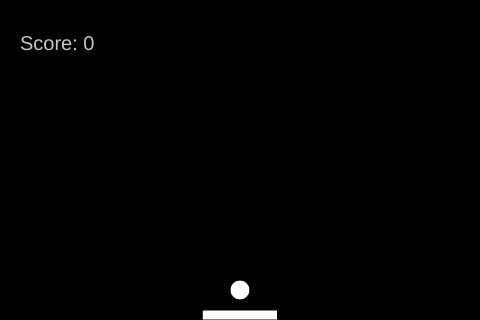
Frame 1 (no input)
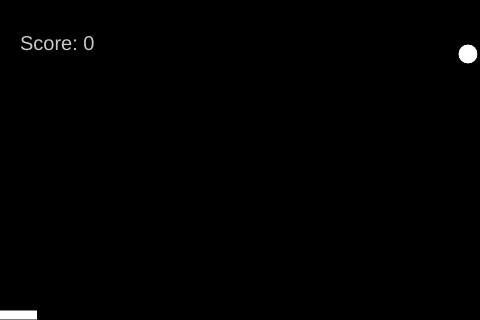
Frame 60 (no input)
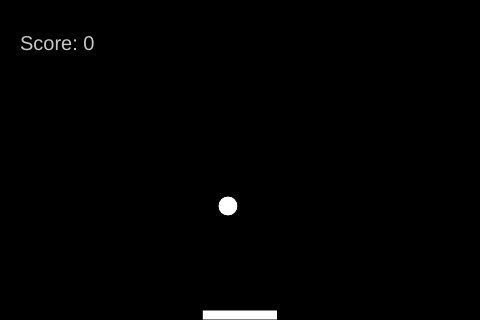
Frame 120 (the mouse pressed at the canvas centre since frame 60)

The p5.js sketch that drew these frames (run headless with seeded random() and noise() and a simulated clock; from frame 60 on, the mouse is pressed at the canvas centre):

// p5.js sketch
// ── sketch.js
let ballColor;
let ballSpeed;
let ballSize;
let ballShape; // variable para el tipo de figura de la pelota

let x, y;
let dx, dy;
const ballRadius = 10;

let paddleHeight = 10;
let paddleWidth = 75;
let paddleX;
let score = 0;

function setup() {
  createCanvas(480, 320);
  x = width / 2;
  y = height - 30;
  dx = 2;
  dy = -2;
  paddleX = (width - paddleWidth) / 2;
  ballColor = color("white");
  ballSpeed = 2;
  ballSize = ballRadius * 2;
  ballShape = new Ball(); // inicializar la figura de la pelota como una elipse
}

function draw() {
  background("black");
  ballShape.draw(); // dibujar la figura de la pelota
  drawPaddle();
  ballShape.update(); // actualizar la figura de la pelota
  displayScore();
}

function drawPaddle() {
  fill(255);
  rect(paddleX, height - paddleHeight, paddleWidth, paddleHeight);
}

class Ball {
  constructor() {
    this.shape = "ellipse";
  }

  draw() {
    fill(ballColor);
    if (this.shape === "ellipse") {
      ellipse(x, y, ballSize, ballSize);
    } else if (this.shape === "triangle") {
      triangle(
        x,
        y - ballSize / 2,
        x - ballSize / 2,
        y + ballSize / 2,
        x + ballSize / 2,
        y + ballSize / 2
      );
    } else if (this.shape === "square") {
      rect(x - ballSize / 2, y - ballSize / 2, ballSize, ballSize);
    }
  }

  update() {
    if (x + dx > width - ballRadius || x + dx < ballRadius) {
      dx = -dx;
    }
    if (y + dy < ballRadius) {
      dy = -dy;
    } else if (y + dy > height - ballRadius) {
      if (x > paddleX && x < paddleX + paddleWidth) {
        dy = -dy;
        score++;
      } else {
        background("red");
        textSize(32);
        textAlign(CENTER);
        fill(0);
        text("Game Over. Score: " + score, width / 2, height / 2); 
        noLoop();
        
      }
    }

    paddleX = mouseX - paddleWidth / 2;

    x += ballSpeed * dx;
    y += ballSpeed * dy;
  }
}

class Triangulo extends Ball {
  constructor() {
    super();
    this.shape = "triangle";
  }

  draw() {
    fill(ballColor);
    triangle(
      x - ballSize / 2,
      y + ballSize / 2,
      x,
      y - ballSize / 2,
      x + ballSize / 2,
      y + ballSize / 2
    );
  }
}

class Cuadrado extends Ball {
  constructor() {
    super();
    this.shape = "square";
  }

  draw() {
    fill(ballColor);
    rect(x - ballSize / 2, y - ballSize / 2, ballSize, ballSize);
  }
}

function displayScore() {
  fill(200);
  textSize(20);
  text("Score: " + score, 20, 50);
}
function keyPressed() {
  if (keyCode === ENTER) {
    let randomShape = floor(random(3)); // generar un número aleatorio para determinar la forma
    if (randomShape === 1) {
      ballShape = new Ball(); // actualizar la figura de la pelota como una elipse
    } else if (randomShape === 0) {
      ballShape = new Triangulo(); // actualizar la figura de la pelota como un triángulo
    } else {
      ballShape = new Cuadrado(); // actualizar la figura de la pelota como un cuadrado
    }
    ballColor = color(random(255), random(255), random(255)); // cambiar el color de la pelota de manera aleatoria
    ballSpeed = random(1, 5); // cambiar la velocidad de la pelota de manera aleatoria
    score = 0; // reiniciar el puntaje a 0
  } else if (keyCode === 32) { // si se presiona la tecla "espacio"
    // reiniciar el juego
    x = width / 2;
    y = height /2;
    dx = 2;
    dy = -2;
    ballShape = new Ball(); // resetear la forma de la pelota a elipse
    loop(); // reanudar el loop de dibujo
    ballSpeed = 2; // resetear la velocidad de la pelota a 2
    ballColor = color("white"); // resetear el color de la pelota a blanco
    score = 0; // reiniciar el puntaje a 0
    clear();
  }
}
